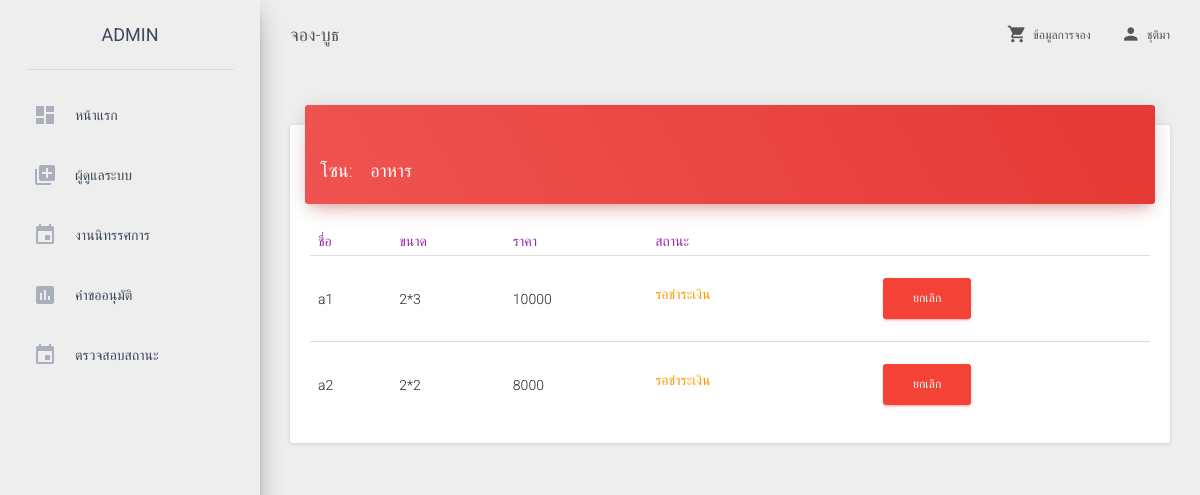
Page /admin_event_booth.php?zone_id=27 (signed in) on the committed database.
### tables this page shows
CREATE TABLE `zones` (
  `zone_id` int(10) UNSIGNED NOT NULL,
  `event_id` int(10) NOT NULL,
  `name` varchar(100) NOT NULL,
  `create_by` varchar(100) NOT NULL,
  `update_by` varchar(100) NOT NULL,
  `create_at` timestamp NOT NULL DEFAULT CURRENT_TIMESTAMP ON UPDATE CURRENT_TIMESTAMP,
  `update_at` timestamp NOT NULL DEFAULT '0000-00-00 00:00:00'
);

CREATE TABLE `booths` (
  `booth_id` int(10) UNSIGNED NOT NULL,
  `zone_id` int(10) NOT NULL,
  `b_name` varchar(100) NOT NULL,
  `size` varchar(10) NOT NULL,
  `price` varchar(10) NOT NULL,
  `status` varchar(1) NOT NULL,
  `create_by` varchar(100) NOT NULL,
  `update_by` varchar(100) NOT NULL,
  `create_at` timestamp NOT NULL DEFAULT CURRENT_TIMESTAMP ON UPDATE CURRENT_TIMESTAMP,
  `update_at` timestamp NOT NULL DEFAULT '0000-00-00 00:00:00'
);

### admin_event_booth.php (the view, shortened to what this page needs)
  <!doctype html>
  <html lang="en">
  <head>
    <link href="css/m/bootstrap.min.css" rel="stylesheet" />
    <link href="css/m/material-dashboard.css?v=1.2.0" rel="stylesheet" />
    <link href="css/m/demo.css" rel="stylesheet" />
    <link href="http://maxcdn.bootstrapcdn.com/font-awesome/latest/css/font-awesome.min.css" rel="stylesheet">
</head>
<body>
    <div class="wrapper">
        <div class="sidebar" data-color="red">
    <div class="logo">
        <a href="admin_home.php" class="simple-text">
            ADMIN
        </a>
    </div>
    <div class="sidebar-wrapper">
        <ul class="nav">
            <li>
                <a href="admin_home.php">
                    <i class="material-icons">dashboard</i>
                    <p>หน้าแรก</p>
                </a>
            </li>
            <li class="dropdown">
                <a href="admin_add_user.php">
                    <i class="material-icons">library_add</i>
                    <p>ผู้ดูแลระบบ</p>
                </a>
            </li>
            <li class="dropdown">
                <a href="#" class="dropdown-toggle" data-toggle="dropdown">
                    <i class="material-icons">event</i>
                    <p>งานนิทรรศการ</p>
                </a>
            </li>
            <li class="dropdown">
                <a href="#" class="dropdown-toggle" data-toggle="dropdown">
                    <i class="material-icons">assessment</i>
                    <p>คำขออนุมัติ</p>
                </a>
            </li>
            <li class="dropdown">
                <a href="#" class="dropdown-toggle" data-toggle="dropdown">
                    <i class="material-icons">event</i>
                    <p>ตรวจสอบสถานะ</p>
                </a>
            </li>
        </div>
    </div>
    <div class="main-panel">
        <nav class="navbar navbar-transparent navbar-absolute">
            <div class="container-fluid">
                <div class="navbar-header">
                    <a class="navbar-brand" href="admin_event_booth.php"> จอง-บูธ</a>
                </div>
                <div class="collapse navbar-collapse">
                    <ul class="nav navbar-nav navbar-right">
                        <li >
                            <a href="show.php">
                                <i class="material-icons">shopping_cart</i>
                                ข้อมูลการจอง
                            </a>
                        </li>
                        <li class="dropdown">
                            <a href="#" class="dropdown-toggle" data-toggle="dropdown">
                                <i class="material-icons">person</i>
                                <?php echo $_SESSION['Name']; ?>
                            </a>
                        </li>
                    </ul>
                </div>
            </div>
        </nav>
        <div class="content">
            <div class="container-fluid">
                <div class="row">
                    <div class="col-md-12">
                        <div class="card">
                            <div class="card-header" data-background-color="red">
                              <?php
                              include('connect.php');
                              $id = null;
                              if(isset($_GET["zone_id"]))
                              {
                                $id = $_GET["zone_id"];
                            }
                            $sql = "SELECT * FROM `zones` WHERE zone_id = '".$id."' ";
                            $query = mysqli_query($con,$sql);
                            while ($data = mysqli_fetch_array($query) ) {?>
                                <h4 class="title">โซน:&nbsp;&nbsp;&nbsp;&nbsp;<?php echo "$data[name]"; ?></h4>
                                <?php
                            }
                            ?>
                        </div>
                        <div class="card-content table-responsive">
                            <table class="table">
                             <thead class="text-primary">
                               <tr>
                                 <th>ชื่อ</th>
                                 <th>ขนาด</th>
                                 <th>ราคา</th>
                                 <th>สถานะ</th>
                                 <th></th>
                                 <th></th>
                             </tr>
                         </thead>
                         <?php
                         $zone_id = null;
                         if(isset($_GET["zone_id"]))
                         {
                            $zone_id = $_GET["zone_id"];
                        }
                        $sql = "SELECT * FROM `booths` WHERE zone_id = '".$zone_id."' ";
                        $query = mysqli_query($con,$sql);
                        while ($result = mysqli_fetch_array($query) ) { ?>
                            <tr>
                                <td><?php echo "$result[b_name]"; ?></td>
                                <td><?php echo "$result[size]"; ?></td>
                                <td><?php echo "$result[price]"; ?></td>
                                <?php
                                if ($result["status"] =="f") {
                                    echo "<td><p class='text-danger'> ว่าง
                                    </td>.";
                                     echo "<td><a href='order.php?booth_id=$result[booth_id]' class='btn btn-success'>จอง</a></td>";
                                    echo "<td><a href='admin_event_booth.php?zone_id=<?php echo $result[booth_id];?>' class='btn btn-danger'>ยกเลิก</a></td>";
                                    echo "<td><input type='hidden' name='booth_id' value='$result[booth_id]'></td>";
                                }
                                elseif ($result["status"] =="w") {
                                 echo "<td><p class='text-warning'> รอชำระเงิน
                                 </td>";
                                 echo "<td><input type='hidden' name='booth_id' value='$result[booth_id]'></td>";
                                 echo "<td><a href='admin_event_booth.php?zone_id=<?php echo $data[zone_id];?>' class='btn btn-danger'>ยกเลิก</a></td>";
                             }
                             else {
                                 echo "<td><p class='text-success'> ชำระเงินแล้ว
                                 </td>.";
                               echo "<td><input type='hidden' name='booth_id' value='$result[booth_id]'></td>";
                             }
                             ?>
                             <?php
                         }
                         ?>
                     </div>
                 </div>
             </div>
         </div>
     </div>
 </body>
    </html>

### rows in the picture
zones: name "อาหาร"
booths: b_name "a1", size "2*3", price "10000"
booths: b_name "a2", size "2*2", price "8000"

### other values in the picture
$_SESSION['Name'] "ชุติมา"
